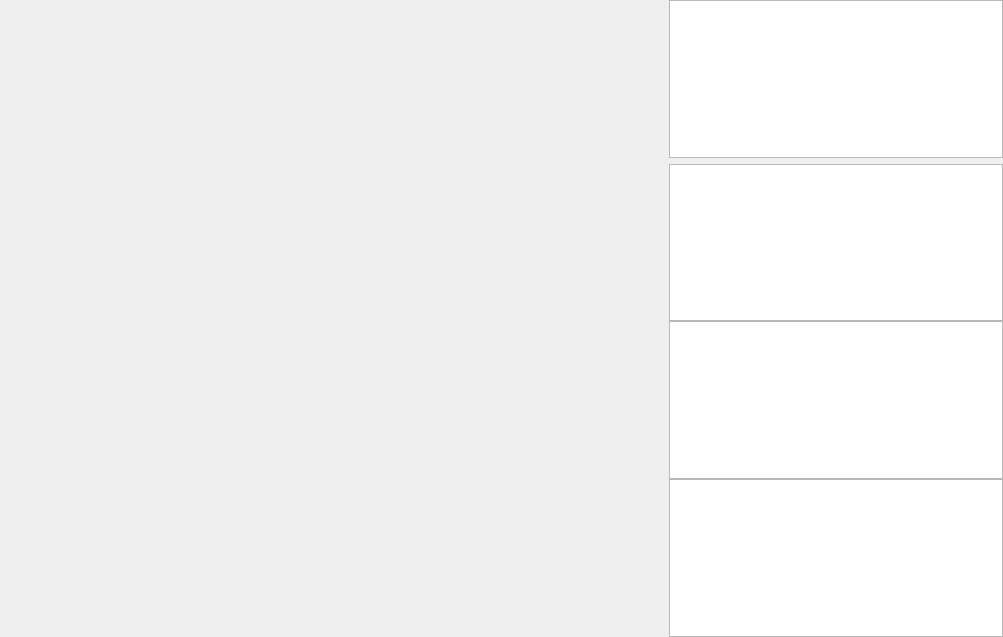
<?xml version="1.0" encoding="UTF-8"?>
<ui version="4.0">
 <class>qqSetUp</class>
 <widget class="QWidget" name="qqSetUp">
  <property name="geometry">
   <rect>
    <x>0</x>
    <y>0</y>
    <width>1003</width>
    <height>637</height>
   </rect>
  </property>
  <property name="cursor">
   <cursorShape>ArrowCursor</cursorShape>
  </property>
  <property name="windowTitle">
   <string>系统设置</string>
  </property>
  <layout class="QHBoxLayout" name="horizontalLayout" stretch="2,1">
   <property name="spacing">
    <number>0</number>
   </property>
   <property name="leftMargin">
    <number>0</number>
   </property>
   <property name="topMargin">
    <number>0</number>
   </property>
   <property name="rightMargin">
    <number>0</number>
   </property>
   <property name="bottomMargin">
    <number>0</number>
   </property>
   <item>
    <widget class="SettingPanel" name="widget" native="true"/>
   </item>
   <item>
    <layout class="QVBoxLayout" name="verticalLayout">
     <item>
      <widget class="QTableView" name="faultSetModelView"/>
     </item>
     <item>
      <spacer name="verticalSpacer">
       <property name="orientation">
        <enum>Qt::Vertical</enum>
       </property>
       <property name="sizeHint" stdset="0">
        <size>
         <width>20</width>
         <height>40</height>
        </size>
       </property>
      </spacer>
     </item>
     <item>
      <widget class="QTableView" name="lineSetModelView"/>
     </item>
     <item>
      <widget class="QTableView" name="KOSetModelView"/>
     </item>
     <item>
      <widget class="QTableView" name="KISetModelView"/>
     </item>
    </layout>
   </item>
  </layout>
 </widget>
 <customwidgets>
  <customwidget>
   <class>SettingPanel</class>
   <extends>QWidget</extends>
   <header location="global">.\Public\ModelView\settingpanel.h</header>
   <container>1</container>
  </customwidget>
 </customwidgets>
 <resources/>
 <connections/>
</ui>
